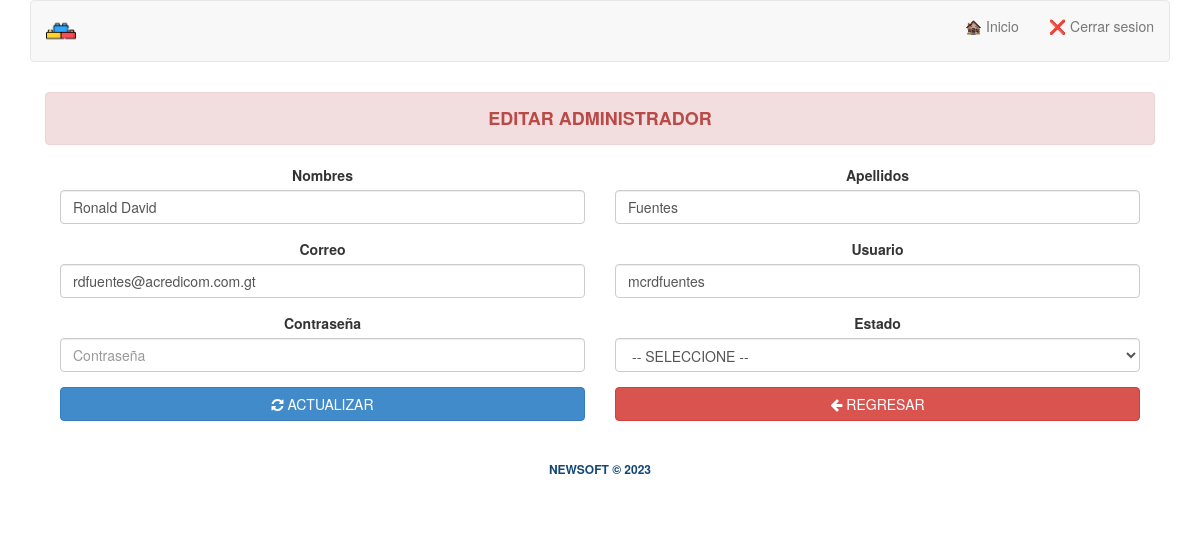
/?view=register_admin&adm=edit&id=1 (signed in), run on the app's committed database.
### tables this page shows
CREATE TABLE `administrador` (
  `id` int(11) NOT NULL,
  `nombres` varchar(150) NOT NULL,
  `apellidos` varchar(150) NOT NULL,
  `email` varchar(150) NOT NULL,
  `usuario` varchar(50) NOT NULL,
  `password` varchar(100) NOT NULL,
  `admin` int(1) NOT NULL,
  `olvido_pass_iden` varchar(32) DEFAULT NULL,
  `estado` int(1) NOT NULL DEFAULT 1,
  `created_by` varchar(150) NOT NULL,
  `created` datetime NOT NULL
);

### core/controller/Module.php (called while the page is built)
<?php
class Module {
	public static function loadLayout(){
		include "core/app/layouts/layout.php";
	}
}
?>

### core/controller/Lb.php (called while the page is built, shortened)
<?php
class Lb {
	public function start(){
		include "core/app/init.php";
	}
}
?>

### index.php (called while the page is built, shortened)
<?php
$lb = new Lb();
$lb->start();
?>

### core/controller/Executor.php (called while the page is built, shortened)
<?php
class Executor {
	public static function doit($sql){
		$con = Database::getCon();
		return array($con->query($sql),$con->insert_id);
	}
}
?>

### core/app/model/AdminData.php (called while the page is built, shortened)
<?php
class AdminData {
	public static $tablename = "administrador";
	public static function getById($id){
		 $sql = "select * from ".self::$tablename." where id=$id";
		$query = Executor::doit($sql);
		return Model::one($query[0],new AdminData());
	}
}

### core/controller/Model.php (called while the page is built, shortened)
<?php
class Model {
	public static function one($query,$aclass){
		$found = null;
		$data = new $aclass;
		while($r = $query->fetch_array()){
			$cnt=1;
			foreach ($r as $key => $v) {
				if($cnt>0 && $cnt%2==0){
					$data->$key = $v;
				}
				$cnt++;
			}
			$found = $data;
			break;
		}
		return $found;
	}
}
?>

### core/app/view/register_admin-view.php (the view, shortened to what this page needs)
<?php if (isset($_GET["adm"]) && $_GET["adm"] == "all") :
    $admin = AdminData::getById($_SESSION["admin_id"]);
    $admins = AdminData::getAll();
?>
    <div class="container text-center">
        <div class="row">
            <div class="col-md-12">
                <h3>
                    <p class="alert alert-danger"><strong>ADMINISTRADORES DEL SISTEMA</strong></p>
                </h3>
                <?php if (count($admins) > 0) : ?>
                    <div class="col-md-12" style="height: 450px; overflow: auto">
                        <table class="table table-bordered" id="mytable" cellspacing="0" style="font-size: 12px;">
                            <thead>
                                <tr>
                                    <th>No.</th>
                                    <th>Nombres</th>
                                    <th>Apellidos</th>
                                    <th>Usuario</th>
                                    <th>Estado</th>
                                    <th>Opciones</th>
                                </tr>
                            </thead>
                            <tfoot>
                                <tr>
                                    <th></th>
                                    <th></th>
                                    <th></th>
                                    <th></th>
                                    <th></th>
                                    <th></th>
                                </tr>
                            </tfoot>
                            <tbody>
                                <?php foreach ($admins as $adm) : ?>
                                    <tr>
                                        <td><?php echo 1 + $cont++; ?></td>
                                        <td><?php echo $adm->nombres; ?></td>
                                        <td><?php echo $adm->apellidos; ?></td>
                                        <td><?php echo $adm->usuario; ?></td>
                                        <td>
                                            <?php if ($adm->estado == 1) : ?>
                                                <span class="label label-success">Activo</span>
                                            <?php else : ?>
                                                <span class="label label-danger">Inactivo</span>
                                            <?php endif ?>
                                        </td>
                                        <td>
                                            <a href="./?view=register_admin&adm=edit&id=<?php echo $adm->id; ?>" class="btn btn-xs btn-default">✏️ Editar</a>
                                            <a href="./?action=admin&adm=delete&id=<?php echo $adm->id; ?>" class="btn btn-xs btn-default">❌</a>
                                        </td>
                                    </tr>
                                <?php endforeach; ?>
                            </tbody>
                        </table>
                    </div>
                <?php
                else : ?>
                    <br>
                    <p class="alert alert-danger"><strong>NO SE ENCONTRARON REGISTROS</strong></p>
                <?php endif; ?>
                <div class="col-md-12">
                    <div class="form-group">
                        <div class="col-md-6">
                            <a href="./?view=register_admin&adm=register" class="btn btn-success btn-block"><i class="fa fa-plus"></i> NUEVO ADMINISTRADOR</a>
                        </div>
                    </div>
                    <div class="form-group">
                        <div class="col-md-6">
                            <a href="./?view=welcome" class="btn btn-danger btn-block"><i class="fa fa-arrow-left"></i> REGRESAR</a>
                        </div>
                    </div>
                </div>
            </div>
        </div>
    </div>
<?php elseif (isset($_GET["adm"]) && $_GET["adm"] == "edit") :
    $admin = AdminData::getById($_SESSION["admin_id"]);
    $adm = AdminData::getById($_GET["id"]);
?>
    <div class="container text-center">
        <div class="row">
            <div class="col-md-12">
                <h4>
                    <p class="alert alert-danger"><strong>EDITAR ADMINISTRADOR</strong></p>
                </h4>
                <form method="post" action="./?action=admin&adm=update">
                    <div class="row">
                        <div class="col-md-12">
                            <div class="col-xs-12 col-sm-6">
                                <div class="form-group">
                                    <label>Nombres</label>
                                    <input type="text" class="form-control" value="<?php echo $adm->nombres; ?>" placeholder="Nombre" name="nombres" required>
                                </div>
                            </div>
                            <div class="col-xs-12 col-sm-6">
                                <div class="form-group">
                                    <label>Apellidos</label>
                                    <input type="text" class="form-control" value="<?php echo $adm->apellidos; ?>" placeholder="Apellido" name="apellidos" required>
                                </div>
                            </div>
                        </div>
                    </div>
                    <div class="row">
                        <div class="col-md-12">
                            <div class="col-xs-12 col-sm-6">
                                <div class="form-group">
                                    <label>Correo</label>
                                    <input type="text" class="form-control" value="<?php echo $adm->email; ?>" placeholder="Correo" name="email" required>
                                </div>
                            </div>
                            <div class="col-xs-12 col-sm-6">
                                <div class="form-group">
                                    <label>Usuario</label>
                                    <input type="text" class="form-control" value="<?php echo $adm->usuario; ?>" placeholder="Usuario" name="usuario" required>
                                </div>
                            </div>
                        </div>
                    </div>
                    <div class="row">
                        <div class="col-md-12">
                            <div class="col-xs-12 col-sm-6">
                                <div class="form-group">
                                    <label>Contraseña</label>
                                    <input type="password" class="form-control" placeholder="Contraseña" name="password" required>
                                </div>
                            </div>
                            <div class="col-xs-12 col-sm-6">
                                <div class="form-group">
                                    <label for="theestado">Estado</label>
                                    <select name="estado" class="form-control" id="" required>
                                        <option value="">-- SELECCIONE --</option>
                                    </select>
                                </div>
                            </div>
                        </div>
                    </div>
                    <div class="row">
                        <div class="col-md-12">
                            <div class="col-xs-12 col-sm-6">
                                <div class="form-group">
                                    <button type="submit" class="btn btn-primary btn-block"><i class="fa fa-refresh"></i> ACTUALIZAR</button>
                                </div>
                            </div>
                            <div class="col-xs-12 col-sm-6">
                                <div class="form-group">
                                    <a class="btn btn-danger mt10 btn-block" href="./?view=register_admin&adm=all"><i class="fa fa-arrow-left"></i> REGRESAR</a>
                                </div>
                            </div>
                        </div>
                    </div>
                </form>
            </div>
        </div>
    </div>
<?php endif; ?>

### data on the page
administrador: nombres "Ronald David", apellidos "Fuentes", email "rdfuentes@acredicom.com.gt", usuario "mcrdfuentes"
